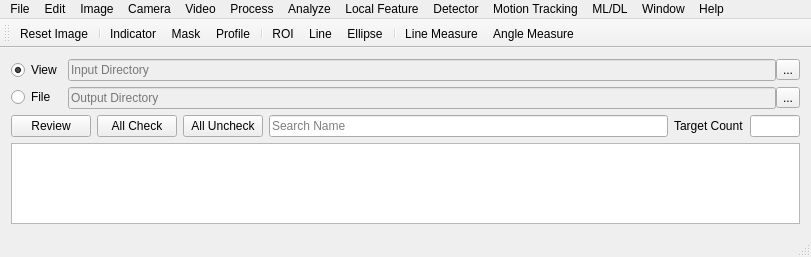
<?xml version="1.0" encoding="UTF-8"?>
<ui version="4.0">
 <class>MainWindow</class>
 <widget class="QMainWindow" name="MainWindow">
  <property name="geometry">
   <rect>
    <x>0</x>
    <y>0</y>
    <width>811</width>
    <height>257</height>
   </rect>
  </property>
  <property name="sizePolicy">
   <sizepolicy hsizetype="Maximum" vsizetype="Maximum">
    <horstretch>0</horstretch>
    <verstretch>0</verstretch>
   </sizepolicy>
  </property>
  <property name="acceptDrops">
   <bool>true</bool>
  </property>
  <property name="windowTitle">
   <string>MainWindow</string>
  </property>
  <property name="dockNestingEnabled">
   <bool>false</bool>
  </property>
  <widget class="QWidget" name="centralWidget">
   <property name="sizePolicy">
    <sizepolicy hsizetype="Minimum" vsizetype="Maximum">
     <horstretch>0</horstretch>
     <verstretch>0</verstretch>
    </sizepolicy>
   </property>
   <property name="contextMenuPolicy">
    <enum>Qt::DefaultContextMenu</enum>
   </property>
   <layout class="QGridLayout" name="gridLayout_2">
    <item row="0" column="0">
     <layout class="QHBoxLayout" name="horizontalLayout">
      <item>
       <layout class="QVBoxLayout" name="verticalLayout">
        <item>
         <widget class="QRadioButton" name="rBtn_View_Mode">
          <property name="text">
           <string>View</string>
          </property>
          <property name="checked">
           <bool>true</bool>
          </property>
         </widget>
        </item>
        <item>
         <widget class="QRadioButton" name="rBtn_File_Mode">
          <property name="text">
           <string>File</string>
          </property>
         </widget>
        </item>
       </layout>
      </item>
     </layout>
    </item>
    <item row="2" column="0" colspan="2">
     <widget class="ImageTableView" name="tView_ImageTable">
      <property name="sizePolicy">
       <sizepolicy hsizetype="Expanding" vsizetype="Expanding">
        <horstretch>0</horstretch>
        <verstretch>0</verstretch>
       </sizepolicy>
      </property>
      <property name="acceptDrops">
       <bool>true</bool>
      </property>
     </widget>
    </item>
    <item row="0" column="1">
     <layout class="QGridLayout" name="gridLayout">
      <property name="horizontalSpacing">
       <number>0</number>
      </property>
      <item row="0" column="0">
       <widget class="QLineEdit" name="lEdit_Input_Dir">
        <property name="enabled">
         <bool>false</bool>
        </property>
        <property name="placeholderText">
         <string>Input Directory</string>
        </property>
       </widget>
      </item>
      <item row="0" column="1">
       <widget class="QToolButton" name="tBtn_Input_Dir">
        <property name="text">
         <string>...</string>
        </property>
        <property name="popupMode">
         <enum>QToolButton::DelayedPopup</enum>
        </property>
        <property name="autoRaise">
         <bool>false</bool>
        </property>
        <property name="arrowType">
         <enum>Qt::NoArrow</enum>
        </property>
       </widget>
      </item>
      <item row="1" column="0">
       <widget class="QLineEdit" name="lEdit_Output_Dir">
        <property name="enabled">
         <bool>false</bool>
        </property>
        <property name="placeholderText">
         <string>Output Directory</string>
        </property>
       </widget>
      </item>
      <item row="1" column="1">
       <widget class="QToolButton" name="tBtn_Output_Dir">
        <property name="text">
         <string>...</string>
        </property>
       </widget>
      </item>
     </layout>
    </item>
    <item row="1" column="0" colspan="2">
     <layout class="QHBoxLayout" name="horizontalLayout_3">
      <item>
       <widget class="QPushButton" name="pBtn_ImageTable_Review">
        <property name="text">
         <string>Review</string>
        </property>
       </widget>
      </item>
      <item>
       <widget class="QPushButton" name="pBtn_ImageTable_All_Check">
        <property name="text">
         <string>All Check</string>
        </property>
       </widget>
      </item>
      <item>
       <widget class="QPushButton" name="pBtn_ImageTable_All_Uncheck">
        <property name="text">
         <string>All Uncheck</string>
        </property>
       </widget>
      </item>
      <item>
       <widget class="QLineEdit" name="lEdit_ImageTable_Search_Recode">
        <property name="placeholderText">
         <string>Search Name</string>
        </property>
       </widget>
      </item>
      <item>
       <layout class="QHBoxLayout" name="horizontalLayout_4">
        <item>
         <widget class="QLabel" name="lbl_ImageTable_Target_Count">
          <property name="sizePolicy">
           <sizepolicy hsizetype="Maximum" vsizetype="Preferred">
            <horstretch>0</horstretch>
            <verstretch>0</verstretch>
           </sizepolicy>
          </property>
          <property name="text">
           <string>Target Count</string>
          </property>
         </widget>
        </item>
        <item>
         <widget class="QLineEdit" name="lEdit_ImageTable_Target_Count">
          <property name="sizePolicy">
           <sizepolicy hsizetype="Fixed" vsizetype="Fixed">
            <horstretch>0</horstretch>
            <verstretch>0</verstretch>
           </sizepolicy>
          </property>
          <property name="maximumSize">
           <size>
            <width>50</width>
            <height>16777215</height>
           </size>
          </property>
         </widget>
        </item>
       </layout>
      </item>
     </layout>
    </item>
   </layout>
  </widget>
  <widget class="QMenuBar" name="menuBar">
   <property name="geometry">
    <rect>
     <x>0</x>
     <y>0</y>
     <width>811</width>
     <height>22</height>
    </rect>
   </property>
   <widget class="QMenu" name="menuFile">
    <property name="title">
     <string>File</string>
    </property>
    <widget class="QMenu" name="menuSave_As">
     <property name="title">
      <string>Save As</string>
     </property>
     <addaction name="actionBMP"/>
     <addaction name="actionJPG"/>
     <addaction name="actionJPEG"/>
     <addaction name="actionPNG"/>
     <addaction name="separator"/>
     <addaction name="actionCSV"/>
    </widget>
    <addaction name="actionNew"/>
    <addaction name="actionOpen"/>
    <addaction name="separator"/>
    <addaction name="actionClose"/>
    <addaction name="actionClose_All"/>
    <addaction name="actionSave"/>
    <addaction name="menuSave_As"/>
    <addaction name="separator"/>
    <addaction name="actionPrint"/>
    <addaction name="separator"/>
    <addaction name="actionQuit"/>
   </widget>
   <widget class="QMenu" name="menuEdit">
    <property name="title">
     <string>Edit</string>
    </property>
    <addaction name="actionUndo"/>
    <addaction name="separator"/>
    <addaction name="actionCut"/>
    <addaction name="actionCopy"/>
    <addaction name="actionPaste"/>
    <addaction name="separator"/>
    <addaction name="actionClear"/>
    <addaction name="actionClear_Outside"/>
    <addaction name="actionFill"/>
    <addaction name="actionInvert"/>
   </widget>
   <widget class="QMenu" name="menuImage">
    <property name="title">
     <string>Image</string>
    </property>
    <widget class="QMenu" name="menuType">
     <property name="title">
      <string>Type</string>
     </property>
     <addaction name="action8_bit"/>
     <addaction name="action24_bit"/>
     <addaction name="actionRGB_Color"/>
    </widget>
    <widget class="QMenu" name="menuColor">
     <property name="title">
      <string>Color</string>
     </property>
     <addaction name="actionRGB2Gray"/>
     <addaction name="actionGray2RGB"/>
     <addaction name="actionRGB2HSV"/>
     <addaction name="actionHSV2RGB"/>
     <addaction name="separator"/>
     <addaction name="actionSplit_Channels"/>
     <addaction name="actionMerge_Channels"/>
    </widget>
    <widget class="QMenu" name="menuTransform">
     <property name="title">
      <string>Transform</string>
     </property>
     <addaction name="actionVertical_Flip"/>
     <addaction name="actionHorizontal_Flip"/>
     <addaction name="actionRotate_90_Degree_Right"/>
     <addaction name="actionRotate_90_Degree_Left"/>
     <addaction name="actionRotate"/>
     <addaction name="actionTranslate"/>
     <addaction name="actionBin"/>
    </widget>
    <widget class="QMenu" name="menuZoom">
     <property name="title">
      <string>Zoom</string>
     </property>
     <addaction name="actionZoomIn"/>
     <addaction name="actionZoomOut"/>
     <addaction name="actionOriginal_Scale"/>
     <addaction name="actionFit_View"/>
    </widget>
    <widget class="QMenu" name="menuMask">
     <property name="title">
      <string>Mask</string>
     </property>
     <addaction name="actionMask_Import"/>
     <addaction name="actionMask_Export"/>
    </widget>
    <addaction name="menuType"/>
    <addaction name="separator"/>
    <addaction name="actionShow_Info"/>
    <addaction name="menuColor"/>
    <addaction name="menuMask"/>
    <addaction name="separator"/>
    <addaction name="actionBoarder"/>
    <addaction name="actionCrop"/>
    <addaction name="actionDuplicate"/>
    <addaction name="actionRename"/>
    <addaction name="actionScale"/>
    <addaction name="menuTransform"/>
    <addaction name="separator"/>
    <addaction name="menuZoom"/>
   </widget>
   <widget class="QMenu" name="menuProcess">
    <property name="title">
     <string>Process</string>
    </property>
    <addaction name="actionBlur"/>
    <addaction name="actionUnsharp_Masking"/>
    <addaction name="actionEdge_Detector"/>
    <addaction name="actionMapping"/>
    <addaction name="actionBinarize"/>
    <addaction name="actionMorphology"/>
    <addaction name="actionNoise_Denoise"/>
    <addaction name="actionHistogram"/>
   </widget>
   <widget class="QMenu" name="menuAnalyze">
    <property name="title">
     <string>Analyze</string>
    </property>
    <addaction name="actionLabeling"/>
    <addaction name="separator"/>
    <addaction name="actionShow_Histogram"/>
    <addaction name="actionSurface_Plot"/>
    <addaction name="separator"/>
    <addaction name="actionFFT"/>
    <addaction name="actionWavelet"/>
   </widget>
   <widget class="QMenu" name="menuML_DL">
    <property name="title">
     <string>ML/DL</string>
    </property>
    <widget class="QMenu" name="menu">
     <property name="title">
      <string>Annotation</string>
     </property>
     <addaction name="actionSimple_Annotation"/>
     <addaction name="separator"/>
     <addaction name="actionROI_Annotation"/>
    </widget>
    <widget class="QMenu" name="menuFeature_Extraction">
     <property name="title">
      <string>Feature Extraction</string>
     </property>
     <addaction name="actionPCA"/>
     <addaction name="actionLDA"/>
     <addaction name="actionSBS"/>
    </widget>
    <widget class="QMenu" name="menuML">
     <property name="title">
      <string>ML</string>
     </property>
     <widget class="QMenu" name="menuClassification">
      <property name="title">
       <string>Classification</string>
      </property>
      <addaction name="actionSVM"/>
      <addaction name="actionLogistic_Regression"/>
      <addaction name="actionkNN"/>
      <addaction name="separator"/>
      <addaction name="actionDecision_Tree"/>
      <addaction name="actionRandom_Forest"/>
      <addaction name="separator"/>
      <addaction name="actionAdaBoost"/>
      <addaction name="actionGradient_Boost"/>
     </widget>
     <widget class="QMenu" name="menuRegressor">
      <property name="title">
       <string>Regressor</string>
      </property>
      <addaction name="actionLinear_Regression"/>
      <addaction name="actionPolinominal_Linear_Regression"/>
      <addaction name="separator"/>
      <addaction name="actionRidge_Regression"/>
      <addaction name="actionLasso_Regression"/>
      <addaction name="actionElastic_Net_Regression"/>
      <addaction name="separator"/>
      <addaction name="actionDecision_Tree_Regression"/>
      <addaction name="actionRandom_Foreset_Regression"/>
      <addaction name="separator"/>
      <addaction name="actionSVM_Regression"/>
      <addaction name="separator"/>
      <addaction name="actionGradient_Boost_Regression"/>
     </widget>
     <widget class="QMenu" name="menuClustering">
      <property name="title">
       <string>Clustering</string>
      </property>
      <addaction name="actionK_Means"/>
      <addaction name="actionHierarchical_Clustering"/>
      <addaction name="actionDBSCAN"/>
     </widget>
     <addaction name="menuClassification"/>
     <addaction name="menuRegressor"/>
     <addaction name="menuClustering"/>
    </widget>
    <widget class="QMenu" name="menuDL">
     <property name="title">
      <string>DL</string>
     </property>
     <widget class="QMenu" name="menuClassification_2">
      <property name="title">
       <string>Classification</string>
      </property>
      <addaction name="actionFeature_Vector"/>
      <addaction name="actionImage"/>
      <addaction name="separator"/>
      <addaction name="actionObject_Detection"/>
      <addaction name="separator"/>
      <addaction name="actionLanguage"/>
     </widget>
     <addaction name="menuClassification_2"/>
     <addaction name="actionRegressior"/>
     <addaction name="actionGenerative"/>
    </widget>
    <addaction name="menu"/>
    <addaction name="separator"/>
    <addaction name="actionDataset"/>
    <addaction name="separator"/>
    <addaction name="menuDL"/>
    <addaction name="menuML"/>
    <addaction name="separator"/>
    <addaction name="menuFeature_Extraction"/>
   </widget>
   <widget class="QMenu" name="menuWindow">
    <property name="title">
     <string>Window</string>
    </property>
   </widget>
   <widget class="QMenu" name="menuHelp">
    <property name="title">
     <string>Help</string>
    </property>
   </widget>
   <widget class="QMenu" name="menuCamera">
    <property name="title">
     <string>Camera</string>
    </property>
    <addaction name="actionUSB_Camera"/>
    <addaction name="actionIP_Address_Camera"/>
    <addaction name="separator"/>
    <addaction name="actionIDS_Camera"/>
    <addaction name="actionOMRON_Camera"/>
    <addaction name="actionBASLER_Camera"/>
    <addaction name="actionCOGNEX_Camera"/>
   </widget>
   <widget class="QMenu" name="menuVideo">
    <property name="title">
     <string>Video</string>
    </property>
    <addaction name="actionVideo_Make"/>
    <addaction name="actionVideo_Open"/>
   </widget>
   <widget class="QMenu" name="menuLocal_Feature">
    <property name="title">
     <string>Local Feature</string>
    </property>
    <widget class="QMenu" name="menuKeyPoint">
     <property name="title">
      <string>KeyPoint</string>
     </property>
     <addaction name="actionKLT_Corner"/>
     <addaction name="actionHarris_Corner"/>
     <addaction name="actionFAST_Corner"/>
     <addaction name="actionAGAST_Corner"/>
     <addaction name="separator"/>
     <addaction name="actionMSER_Region"/>
     <addaction name="separator"/>
     <addaction name="actionStar_Detector"/>
     <addaction name="actionMSD_Detector"/>
    </widget>
    <widget class="QMenu" name="menuDescriptor">
     <property name="title">
      <string>Descriptor</string>
     </property>
     <addaction name="actionBRIEF_Descriptor"/>
     <addaction name="actionFREAK_Descriptor"/>
     <addaction name="actionLATCH_Descriptor"/>
     <addaction name="actionLUCID_Descriptor"/>
     <addaction name="actionDAISY_Descriptor"/>
     <addaction name="separator"/>
     <addaction name="actionHOG_Descriptor"/>
     <addaction name="actionHarrLike_Descriptor"/>
     <addaction name="actionLBP_Descriptor"/>
    </widget>
    <widget class="QMenu" name="menuKeyPoint_Descriptor">
     <property name="title">
      <string>KeyPoint&amp;Descriptor</string>
     </property>
     <addaction name="actionORB"/>
     <addaction name="actionBRISK"/>
     <addaction name="actionKAZE"/>
     <addaction name="actionAKAZE"/>
     <addaction name="separator"/>
     <addaction name="actionSIFT"/>
     <addaction name="actionSURF"/>
    </widget>
    <addaction name="menuKeyPoint_Descriptor"/>
    <addaction name="menuKeyPoint"/>
    <addaction name="menuDescriptor"/>
    <addaction name="separator"/>
    <addaction name="actionMatching"/>
   </widget>
   <widget class="QMenu" name="menuDetector">
    <property name="title">
     <string>Detector</string>
    </property>
    <widget class="QMenu" name="menuHough">
     <property name="title">
      <string>Hough</string>
     </property>
     <addaction name="actionHough_Line"/>
     <addaction name="actionHough_Circle"/>
    </widget>
    <widget class="QMenu" name="menuTemplate_Matching">
     <property name="title">
      <string>Template Matching</string>
     </property>
     <addaction name="actionTM_SSD"/>
     <addaction name="actionTM_NSSD"/>
     <addaction name="separator"/>
     <addaction name="action_TM_CCORR"/>
     <addaction name="actionTM_NCCORR"/>
     <addaction name="separator"/>
     <addaction name="actionTM_CCOEFF"/>
     <addaction name="actionTM_NCCOEFF"/>
    </widget>
    <widget class="QMenu" name="menuFitting">
     <property name="title">
      <string>Fitting</string>
     </property>
     <addaction name="actionFitting_Line"/>
     <addaction name="actionFitting_Curve"/>
     <addaction name="actionFitting_Ellipse"/>
    </widget>
    <addaction name="menuHough"/>
    <addaction name="menuTemplate_Matching"/>
    <addaction name="menuFitting"/>
   </widget>
   <widget class="QMenu" name="menuMition">
    <property name="title">
     <string>Motion Tracking</string>
    </property>
    <widget class="QMenu" name="menuKalman_Filter">
     <property name="title">
      <string>Kalman Filter</string>
     </property>
     <addaction name="actionLinear_Kalman_Filter"/>
     <addaction name="separator"/>
     <addaction name="actionNonLinear_Kalman_Filter"/>
     <addaction name="actionUnscented_Kalman_Filter"/>
    </widget>
    <addaction name="actionOptical_Flow"/>
    <addaction name="actionMeanshift"/>
    <addaction name="actionCAMshift"/>
    <addaction name="menuKalman_Filter"/>
    <addaction name="actionParticle_Filter"/>
   </widget>
   <addaction name="menuFile"/>
   <addaction name="menuEdit"/>
   <addaction name="menuImage"/>
   <addaction name="menuCamera"/>
   <addaction name="menuVideo"/>
   <addaction name="menuProcess"/>
   <addaction name="menuAnalyze"/>
   <addaction name="menuLocal_Feature"/>
   <addaction name="menuDetector"/>
   <addaction name="menuMition"/>
   <addaction name="menuML_DL"/>
   <addaction name="menuWindow"/>
   <addaction name="menuHelp"/>
  </widget>
  <widget class="QToolBar" name="toolBar">
   <property name="windowTitle">
    <string>toolBar</string>
   </property>
   <attribute name="toolBarArea">
    <enum>TopToolBarArea</enum>
   </attribute>
   <attribute name="toolBarBreak">
    <bool>false</bool>
   </attribute>
   <addaction name="actionReset_Image"/>
   <addaction name="separator"/>
   <addaction name="actionIndicator"/>
   <addaction name="actionMask"/>
   <addaction name="actionCross Line"/>
   <addaction name="actionProfile"/>
   <addaction name="separator"/>
   <addaction name="actionROI"/>
   <addaction name="actionLine"/>
   <addaction name="actionEllipse"/>
   <addaction name="separator"/>
   <addaction name="actionLine_Measure"/>
   <addaction name="actionAngle_Measure"/>
  </widget>
  <widget class="QStatusBar" name="statusBar"/>
  <action name="actionCross Line">
   <property name="checkable">
    <bool>true</bool>
   </property>
   <property name="text">
    <string>Cross Line</string>
   </property>
   <property name="toolTip">
    <string>Cross Line</string>
   </property>
  </action>
  <action name="actionProfile">
   <property name="checkable">
    <bool>true</bool>
   </property>
   <property name="text">
    <string>Profile</string>
   </property>
  </action>
  <action name="actionROI">
   <property name="checkable">
    <bool>true</bool>
   </property>
   <property name="text">
    <string>ROI</string>
   </property>
  </action>
  <action name="actionNew">
   <property name="text">
    <string>New</string>
   </property>
   <property name="toolTip">
    <string>New</string>
   </property>
   <property name="shortcut">
    <string>Ctrl+N</string>
   </property>
  </action>
  <action name="actionOpen">
   <property name="text">
    <string>Open</string>
   </property>
   <property name="shortcut">
    <string>Ctrl+O</string>
   </property>
  </action>
  <action name="actionClose">
   <property name="text">
    <string>Close</string>
   </property>
   <property name="shortcut">
    <string>Ctrl+W</string>
   </property>
  </action>
  <action name="actionClose_All">
   <property name="text">
    <string>Close All</string>
   </property>
   <property name="shortcut">
    <string>Ctrl+Shift+W</string>
   </property>
  </action>
  <action name="actionSave">
   <property name="text">
    <string>Save</string>
   </property>
   <property name="shortcut">
    <string>Ctrl+S</string>
   </property>
  </action>
  <action name="actionBMP">
   <property name="text">
    <string>BMP</string>
   </property>
  </action>
  <action name="actionJPEG">
   <property name="text">
    <string>JPEG</string>
   </property>
  </action>
  <action name="actionPNG">
   <property name="text">
    <string>PNG</string>
   </property>
  </action>
  <action name="actionCSV">
   <property name="text">
    <string>CSV</string>
   </property>
  </action>
  <action name="actionPrint">
   <property name="text">
    <string>Print</string>
   </property>
   <property name="shortcut">
    <string>Ctrl+P</string>
   </property>
  </action>
  <action name="actionQuit">
   <property name="text">
    <string>Quit</string>
   </property>
   <property name="shortcut">
    <string>Ctrl+Q</string>
   </property>
  </action>
  <action name="actionUndo">
   <property name="text">
    <string>Undo</string>
   </property>
   <property name="shortcut">
    <string>Ctrl+Z</string>
   </property>
  </action>
  <action name="actionCut">
   <property name="text">
    <string>Cut</string>
   </property>
   <property name="shortcut">
    <string>Ctrl+X</string>
   </property>
  </action>
  <action name="actionCopy">
   <property name="text">
    <string>Copy</string>
   </property>
   <property name="shortcut">
    <string>Ctrl+C</string>
   </property>
  </action>
  <action name="actionPaste">
   <property name="text">
    <string>Paste</string>
   </property>
   <property name="shortcut">
    <string>Ctrl+V</string>
   </property>
  </action>
  <action name="actionClear">
   <property name="text">
    <string>Clear</string>
   </property>
  </action>
  <action name="actionClear_Outside">
   <property name="text">
    <string>Clear outside</string>
   </property>
   <property name="toolTip">
    <string>Clear Outside</string>
   </property>
  </action>
  <action name="actionFill">
   <property name="text">
    <string>Fill</string>
   </property>
  </action>
  <action name="actionInvert">
   <property name="text">
    <string>Invert</string>
   </property>
  </action>
  <action name="action8_bit">
   <property name="checkable">
    <bool>true</bool>
   </property>
   <property name="text">
    <string>8-bit</string>
   </property>
  </action>
  <action name="actionRGB_Color">
   <property name="checkable">
    <bool>true</bool>
   </property>
   <property name="text">
    <string>RGB Color</string>
   </property>
  </action>
  <action name="actionShow_Info">
   <property name="text">
    <string>Show Info</string>
   </property>
  </action>
  <action name="actionSplit_Channels">
   <property name="text">
    <string>Split Channels</string>
   </property>
  </action>
  <action name="actionCrop">
   <property name="text">
    <string>Crop</string>
   </property>
   <property name="shortcut">
    <string>Ctrl+Shift+X</string>
   </property>
  </action>
  <action name="actionDuplicate">
   <property name="text">
    <string>Duplicate</string>
   </property>
   <property name="shortcut">
    <string>Ctrl+Shift+D</string>
   </property>
  </action>
  <action name="actionRename">
   <property name="text">
    <string>Rename</string>
   </property>
  </action>
  <action name="actionScale">
   <property name="text">
    <string>Scale</string>
   </property>
   <property name="shortcut">
    <string>Ctrl+E</string>
   </property>
  </action>
  <action name="actionVertical_Flip">
   <property name="text">
    <string>Vertical Flip</string>
   </property>
  </action>
  <action name="actionHorizontal_Flip">
   <property name="text">
    <string>Horizontal Flip</string>
   </property>
  </action>
  <action name="actionRotate_90_Degree_Right">
   <property name="text">
    <string>Rotate 90 Degree Right</string>
   </property>
  </action>
  <action name="actionRotate_90_Degree_Left">
   <property name="text">
    <string>Rotate 90 Degree Left</string>
   </property>
  </action>
  <action name="actionRotate">
   <property name="text">
    <string>Rotate</string>
   </property>
  </action>
  <action name="actionTranslate">
   <property name="text">
    <string>Translate</string>
   </property>
  </action>
  <action name="actionBin">
   <property name="text">
    <string>Bin</string>
   </property>
  </action>
  <action name="actionHSV2RGB">
   <property name="text">
    <string>HSV -&gt; RGB</string>
   </property>
   <property name="toolTip">
    <string>HSV -&gt; RGB</string>
   </property>
  </action>
  <action name="actionRGB2HSV">
   <property name="text">
    <string>RGB -&gt; HSV</string>
   </property>
   <property name="toolTip">
    <string>RGB -&gt; HSV</string>
   </property>
  </action>
  <action name="actionRGB2Gray">
   <property name="text">
    <string>RGB -&gt; Gray</string>
   </property>
   <property name="toolTip">
    <string>RGB -&gt; Gray</string>
   </property>
  </action>
  <action name="actionMerge_Channels">
   <property name="text">
    <string>Merge Channels</string>
   </property>
  </action>
  <action name="actionEdge_Detector">
   <property name="text">
    <string>Edge Detector</string>
   </property>
   <property name="toolTip">
    <string>Detect Edge</string>
   </property>
  </action>
  <action name="actionBlur">
   <property name="text">
    <string>Blur</string>
   </property>
   <property name="toolTip">
    <string>Blur Filter</string>
   </property>
  </action>
  <action name="actionFFT">
   <property name="text">
    <string>FFT</string>
   </property>
  </action>
  <action name="actionReset_Image">
   <property name="text">
    <string>Reset Image</string>
   </property>
  </action>
  <action name="actionLine_Measure">
   <property name="checkable">
    <bool>true</bool>
   </property>
   <property name="text">
    <string>Line Measure</string>
   </property>
  </action>
  <action name="actionAngle_Measure">
   <property name="checkable">
    <bool>true</bool>
   </property>
   <property name="text">
    <string>Angle Measure</string>
   </property>
  </action>
  <action name="actionTime_Squence">
   <property name="text">
    <string>Time Squence</string>
   </property>
  </action>
  <action name="actionFeatures">
   <property name="text">
    <string>Features</string>
   </property>
  </action>
  <action name="actionSimple_Classifier_Model">
   <property name="text">
    <string>Simple Classifier Model</string>
   </property>
  </action>
  <action name="actionObject_Detection_Model">
   <property name="text">
    <string>Object Detection Model</string>
   </property>
  </action>
  <action name="actionGAN">
   <property name="text">
    <string>GAN</string>
   </property>
   <property name="toolTip">
    <string>Generate Model</string>
   </property>
  </action>
  <action name="actionDataset">
   <property name="text">
    <string>Dataset</string>
   </property>
  </action>
  <action name="actionUSB_Camera">
   <property name="text">
    <string>USB</string>
   </property>
  </action>
  <action name="actionZoomIn">
   <property name="text">
    <string>In [+]</string>
   </property>
  </action>
  <action name="actionZoomOut">
   <property name="text">
    <string>Out [-]</string>
   </property>
   <property name="toolTip">
    <string>Out [-]</string>
   </property>
  </action>
  <action name="actionOriginal_Scale">
   <property name="text">
    <string>Original Scale</string>
   </property>
  </action>
  <action name="actionFit_View">
   <property name="text">
    <string>Fit View</string>
   </property>
  </action>
  <action name="actionIndicator">
   <property name="checkable">
    <bool>true</bool>
   </property>
   <property name="text">
    <string>Indicator</string>
   </property>
  </action>
  <action name="actionJPG">
   <property name="text">
    <string>JPG</string>
   </property>
  </action>
  <action name="actionHarris_Corner">
   <property name="text">
    <string>Harris Corner</string>
   </property>
   <property name="toolTip">
    <string>Harris Corner</string>
   </property>
  </action>
  <action name="actionFAST_Corner">
   <property name="text">
    <string>FAST Corner</string>
   </property>
  </action>
  <action name="actionAGAST_Corner">
   <property name="text">
    <string>AGAST Corner</string>
   </property>
  </action>
  <action name="actionMSER_Region">
   <property name="text">
    <string>MSER Region</string>
   </property>
   <property name="toolTip">
    <string>MSER Region</string>
   </property>
  </action>
  <action name="actionStar_Detector">
   <property name="text">
    <string>Star Detector</string>
   </property>
  </action>
  <action name="actionBRIEF_Descriptor">
   <property name="text">
    <string>BRIEF Descriptor</string>
   </property>
  </action>
  <action name="actionFREAK_Descriptor">
   <property name="text">
    <string>FREAK Descriptor</string>
   </property>
  </action>
  <action name="actionLATCH_Descriptor">
   <property name="text">
    <string>LATCH Descriptor</string>
   </property>
  </action>
  <action name="actionLUCID_Descriptor">
   <property name="text">
    <string>LUCID Descriptor</string>
   </property>
  </action>
  <action name="actionDAISY_Descriptor">
   <property name="text">
    <string>DAISY Descriptor</string>
   </property>
  </action>
  <action name="actionMSD_Detector">
   <property name="text">
    <string>MSD Detector</string>
   </property>
  </action>
  <action name="actionORB">
   <property name="text">
    <string>ORB</string>
   </property>
  </action>
  <action name="actionKAZE">
   <property name="text">
    <string>KAZE</string>
   </property>
  </action>
  <action name="actionAKAZE">
   <property name="text">
    <string>AKAZE</string>
   </property>
  </action>
  <action name="actionBRISK">
   <property name="text">
    <string>BRISK</string>
   </property>
  </action>
  <action name="actionSIFT">
   <property name="text">
    <string>SIFT</string>
   </property>
  </action>
  <action name="actionSURF">
   <property name="text">
    <string>SURF</string>
   </property>
  </action>
  <action name="actionHOG_Descriptor">
   <property name="text">
    <string>HOG Descriptor</string>
   </property>
  </action>
  <action name="actionHarrLike_Descriptor">
   <property name="text">
    <string>HarrLike Descriptor</string>
   </property>
  </action>
  <action name="actionLBP_Descriptor">
   <property name="text">
    <string>LBP Descriptor</string>
   </property>
  </action>
  <action name="actionMatching">
   <property name="text">
    <string>Matching</string>
   </property>
  </action>
  <action name="actionKLT_Corner">
   <property name="text">
    <string>KLT Corner</string>
   </property>
  </action>
  <action name="actionHough_Line">
   <property name="text">
    <string>Hough Line</string>
   </property>
  </action>
  <action name="actionHough_Circle">
   <property name="text">
    <string>Hough Circle</string>
   </property>
  </action>
  <action name="actionOptical_Flow">
   <property name="text">
    <string>Optical Flow</string>
   </property>
  </action>
  <action name="actionMeanshift">
   <property name="text">
    <string>Meanshift</string>
   </property>
  </action>
  <action name="actionCAMshift">
   <property name="text">
    <string>CAMshift</string>
   </property>
  </action>
  <action name="actionLinear_Kalman_Filter">
   <property name="text">
    <string>Linear Kalman Filter</string>
   </property>
  </action>
  <action name="actionNonLinear_Kalman_Filter">
   <property name="text">
    <string>NonLinear Kalman Filter</string>
   </property>
  </action>
  <action name="actionUnscented_Kalman_Filter">
   <property name="text">
    <string>Unscented Kalman Filter</string>
   </property>
  </action>
  <action name="actionParticle_Filter">
   <property name="text">
    <string>Particle Filter</string>
   </property>
  </action>
  <action name="actionSurface_Plot">
   <property name="text">
    <string>Surface Plot</string>
   </property>
  </action>
  <action name="actionWavelet">
   <property name="text">
    <string>Wavelet</string>
   </property>
  </action>
  <action name="actionLabeling">
   <property name="text">
    <string>Labeling</string>
   </property>
  </action>
  <action name="actionBinarize">
   <property name="text">
    <string>Binarize</string>
   </property>
  </action>
  <action name="actionMorphology">
   <property name="text">
    <string>Morphology</string>
   </property>
  </action>
  <action name="actionLogistic_Regression">
   <property name="text">
    <string>Logistic Regression</string>
   </property>
  </action>
  <action name="actionkNN">
   <property name="text">
    <string>kNN</string>
   </property>
  </action>
  <action name="actionLinear_Regression">
   <property name="text">
    <string>Linear Regression</string>
   </property>
  </action>
  <action name="actionRidge_Regression">
   <property name="text">
    <string>Ridge Regression</string>
   </property>
  </action>
  <action name="actionLasso_Regression">
   <property name="text">
    <string>Lasso Regression</string>
   </property>
  </action>
  <action name="actionElastic_Net_Regression">
   <property name="text">
    <string>Elastic Net Regression</string>
   </property>
  </action>
  <action name="actionPolinominal_Linear_Regression">
   <property name="text">
    <string>Polinominal Linear Regression</string>
   </property>
  </action>
  <action name="actionDecision_Tree_Regression">
   <property name="text">
    <string>Decision Tree Regression</string>
   </property>
  </action>
  <action name="actionRandom_Foreset_Regression">
   <property name="text">
    <string>Random Foreset Regression</string>
   </property>
  </action>
  <action name="actionSVM_Regression">
   <property name="text">
    <string>SVM Regression</string>
   </property>
  </action>
  <action name="actionGradient_Boost_Regression">
   <property name="text">
    <string>Gradient Boost Regression</string>
   </property>
  </action>
  <action name="actionGradient_Boost">
   <property name="text">
    <string>Gradient Boost</string>
   </property>
  </action>
  <action name="actionDecision_Tree">
   <property name="text">
    <string>Decision Tree</string>
   </property>
  </action>
  <action name="actionRandom_Forest">
   <property name="text">
    <string>Random Forest</string>
   </property>
  </action>
  <action name="actionAdaBoost">
   <property name="text">
    <string>AdaBoost</string>
   </property>
  </action>
  <action name="actionK_Means">
   <property name="text">
    <string>K Means</string>
   </property>
  </action>
  <action name="actionHierarchical_Clustering">
   <property name="text">
    <string>Hierarchical Clustering</string>
   </property>
  </action>
  <action name="actionDBSCAN">
   <property name="text">
    <string>DBSCAN</string>
   </property>
  </action>
  <action name="actionPCA">
   <property name="text">
    <string>PCA</string>
   </property>
  </action>
  <action name="actionLDA">
   <property name="text">
    <string>LDA</string>
   </property>
  </action>
  <action name="actionSBS">
   <property name="text">
    <string>SBS</string>
   </property>
  </action>
  <action name="actionIP_Address_Camera">
   <property name="text">
    <string>IP Address</string>
   </property>
  </action>
  <action name="action24_bit">
   <property name="checkable">
    <bool>true</bool>
   </property>
   <property name="text">
    <string>24-bit</string>
   </property>
  </action>
  <action name="actionGray2RGB">
   <property name="text">
    <string>Gray -&gt; RGB</string>
   </property>
   <property name="toolTip">
    <string>Gray -&gt; RGB</string>
   </property>
  </action>
  <action name="actionIDS_Camera">
   <property name="text">
    <string>IDS</string>
   </property>
   <property name="toolTip">
    <string>IDS Camera USB or GigE Interface</string>
   </property>
  </action>
  <action name="actionOMRON_Camera">
   <property name="text">
    <string>OMRON</string>
   </property>
   <property name="toolTip">
    <string>Omron sentech camera USB or GigE Interface</string>
   </property>
  </action>
  <action name="actionBASLER_Camera">
   <property name="text">
    <string>BASLER</string>
   </property>
   <property name="toolTip">
    <string>BALSER Camera USB or GigE Interface</string>
   </property>
  </action>
  <action name="actionCOGNEX_Camera">
   <property name="text">
    <string>COGNEX</string>
   </property>
   <property name="toolTip">
    <string>COGNEX Camera USB or GigE Interface</string>
   </property>
  </action>
  <action name="actionMask">
   <property name="checkable">
    <bool>true</bool>
   </property>
   <property name="text">
    <string>Mask</string>
   </property>
   <property name="toolTip">
    <string>Show or Hide Mask</string>
   </property>
  </action>
  <action name="actionMask_Import">
   <property name="text">
    <string>Import Mask</string>
   </property>
  </action>
  <action name="actionMask_Export">
   <property name="text">
    <string>Export Mask</string>
   </property>
  </action>
  <action name="actionMapping">
   <property name="text">
    <string>Mapping</string>
   </property>
   <property name="toolTip">
    <string>Mapping image color</string>
   </property>
  </action>
  <action name="actionNoise_Denoise">
   <property name="text">
    <string>Noise/Denoise</string>
   </property>
  </action>
  <action name="actionHistogram">
   <property name="text">
    <string>Histogram</string>
   </property>
  </action>
  <action name="actionUnsharp_Masking">
   <property name="text">
    <string>Unsharp Masking</string>
   </property>
  </action>
  <action name="actionShow_Histogram">
   <property name="text">
    <string>Show Histogram</string>
   </property>
   <property name="toolTip">
    <string>Show Histogram</string>
   </property>
  </action>
  <action name="actionBoarder">
   <property name="text">
    <string>Boarder</string>
   </property>
  </action>
  <action name="actionEllipse">
   <property name="checkable">
    <bool>true</bool>
   </property>
   <property name="text">
    <string>Ellipse</string>
   </property>
  </action>
  <action name="actionTM_SSD">
   <property name="text">
    <string>SSD</string>
   </property>
   <property name="toolTip">
    <string>Sum of Square Difference</string>
   </property>
  </action>
  <action name="actionTM_NSSD">
   <property name="text">
    <string>NSSD</string>
   </property>
   <property name="toolTip">
    <string>Normalized Sum of Square Difference</string>
   </property>
  </action>
  <action name="action_TM_CCORR">
   <property name="text">
    <string>CCORR</string>
   </property>
   <property name="toolTip">
    <string>Cross Correlation</string>
   </property>
  </action>
  <action name="actionTM_NCCORR">
   <property name="text">
    <string>NCCORR</string>
   </property>
   <property name="toolTip">
    <string>Normalized Cross Correlation</string>
   </property>
  </action>
  <action name="actionTM_CCOEFF">
   <property name="text">
    <string>CCOEFF</string>
   </property>
   <property name="toolTip">
    <string>Cross Coefficient</string>
   </property>
  </action>
  <action name="actionTM_NCCOEFF">
   <property name="text">
    <string>NCCOEFF</string>
   </property>
   <property name="toolTip">
    <string>Normalized Cross Coefficient</string>
   </property>
  </action>
  <action name="actionLine">
   <property name="checkable">
    <bool>true</bool>
   </property>
   <property name="text">
    <string>Line</string>
   </property>
  </action>
  <action name="actionSVM">
   <property name="text">
    <string>SVM</string>
   </property>
  </action>
  <action name="actionSimple_Annotation">
   <property name="text">
    <string>Simple Annotation</string>
   </property>
  </action>
  <action name="actionROI_Annotation">
   <property name="text">
    <string>ROI Annotation</string>
   </property>
  </action>
  <action name="actionRegressior">
   <property name="text">
    <string>Regressior</string>
   </property>
  </action>
  <action name="actionFeature_Vector">
   <property name="text">
    <string>Feature Vector</string>
   </property>
  </action>
  <action name="actionImage">
   <property name="text">
    <string>Image</string>
   </property>
  </action>
  <action name="actionObject_Detection">
   <property name="text">
    <string>Object Detection</string>
   </property>
  </action>
  <action name="actionLanguage">
   <property name="text">
    <string>Language</string>
   </property>
   <property name="toolTip">
    <string>Language</string>
   </property>
  </action>
  <action name="actionGenerative">
   <property name="text">
    <string>Generative</string>
   </property>
  </action>
  <action name="actionVideo_Make">
   <property name="text">
    <string>Video Make</string>
   </property>
  </action>
  <action name="actionVideo_Open">
   <property name="text">
    <string>Video Open</string>
   </property>
  </action>
  <action name="actionFitting_Line">
   <property name="text">
    <string>Fitting Line</string>
   </property>
  </action>
  <action name="actionFitting_Curve">
   <property name="text">
    <string>Fitting Curve</string>
   </property>
  </action>
  <action name="actionFitting_Ellipse">
   <property name="text">
    <string>Fitting Ellipse</string>
   </property>
  </action>
 </widget>
 <layoutdefault spacing="6" margin="11"/>
 <customwidgets>
  <customwidget>
   <class>ImageTableView</class>
   <extends>QTableView</extends>
   <header>image_table_view.h</header>
  </customwidget>
 </customwidgets>
 <resources/>
 <connections/>
</ui>
